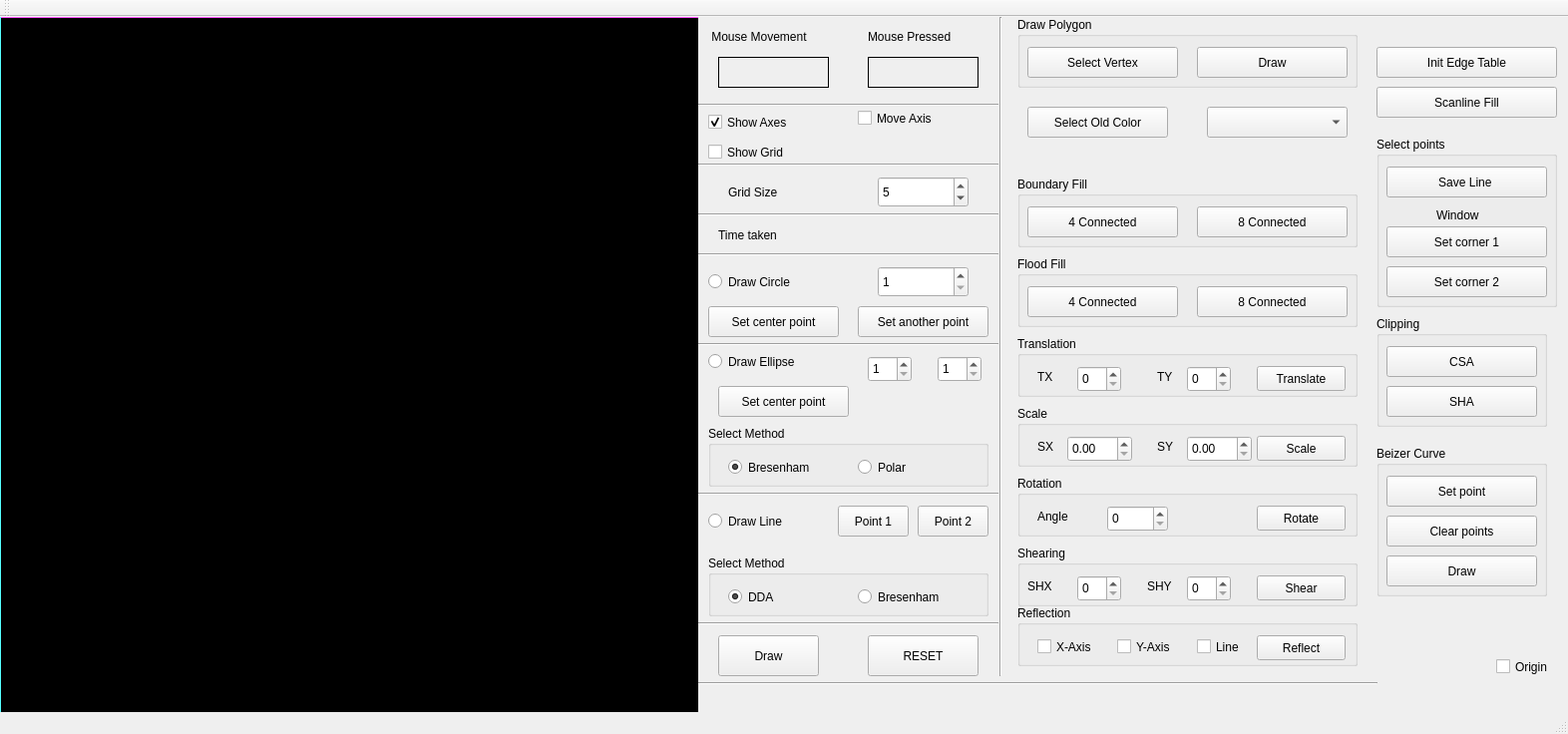
<?xml version="1.0" encoding="UTF-8"?>
<ui version="4.0">
 <class>MainWindow</class>
 <widget class="QMainWindow" name="MainWindow">
  <property name="geometry">
   <rect>
    <x>0</x>
    <y>0</y>
    <width>1572</width>
    <height>736</height>
   </rect>
  </property>
  <property name="windowTitle">
   <string>MainWindow</string>
  </property>
  <widget class="QWidget" name="centralWidget">
   <widget class="my_label" name="frame">
    <property name="geometry">
     <rect>
      <x>0</x>
      <y>0</y>
      <width>700</width>
      <height>700</height>
     </rect>
    </property>
    <property name="cursor">
     <cursorShape>CrossCursor</cursorShape>
    </property>
    <property name="mouseTracking">
     <bool>true</bool>
    </property>
    <property name="styleSheet">
     <string notr="true">background-color: rgb(0, 0, 0);</string>
    </property>
    <property name="frameShape">
     <enum>QFrame::Box</enum>
    </property>
    <property name="lineWidth">
     <number>1</number>
    </property>
    <property name="text">
     <string/>
    </property>
   </widget>
   <widget class="QLabel" name="mouse_movement">
    <property name="geometry">
     <rect>
      <x>720</x>
      <y>40</y>
      <width>111</width>
      <height>31</height>
     </rect>
    </property>
    <property name="frameShape">
     <enum>QFrame::Panel</enum>
    </property>
    <property name="text">
     <string/>
    </property>
   </widget>
   <widget class="QLabel" name="label_3">
    <property name="geometry">
     <rect>
      <x>710</x>
      <y>10</y>
      <width>131</width>
      <height>20</height>
     </rect>
    </property>
    <property name="text">
     <string> Mouse Movement</string>
    </property>
   </widget>
   <widget class="QLabel" name="mouse_pressed">
    <property name="geometry">
     <rect>
      <x>870</x>
      <y>40</y>
      <width>111</width>
      <height>31</height>
     </rect>
    </property>
    <property name="frameShape">
     <enum>QFrame::Panel</enum>
    </property>
    <property name="text">
     <string/>
    </property>
   </widget>
   <widget class="QLabel" name="label_5">
    <property name="geometry">
     <rect>
      <x>870</x>
      <y>10</y>
      <width>111</width>
      <height>20</height>
     </rect>
    </property>
    <property name="text">
     <string>Mouse Pressed</string>
    </property>
   </widget>
   <widget class="Line" name="x_axis">
    <property name="geometry">
     <rect>
      <x>0</x>
      <y>0</y>
      <width>700</width>
      <height>1</height>
     </rect>
    </property>
    <property name="styleSheet">
     <string notr="true">background-color: rgb(255, 85, 255);</string>
    </property>
    <property name="lineWidth">
     <number>0</number>
    </property>
    <property name="midLineWidth">
     <number>0</number>
    </property>
    <property name="orientation">
     <enum>Qt::Horizontal</enum>
    </property>
   </widget>
   <widget class="Line" name="y_axis">
    <property name="geometry">
     <rect>
      <x>0</x>
      <y>0</y>
      <width>1</width>
      <height>700</height>
     </rect>
    </property>
    <property name="styleSheet">
     <string notr="true">
background-color: rgb(85, 255, 255);</string>
    </property>
    <property name="lineWidth">
     <number>0</number>
    </property>
    <property name="orientation">
     <enum>Qt::Vertical</enum>
    </property>
   </widget>
   <widget class="QCheckBox" name="show_axes">
    <property name="geometry">
     <rect>
      <x>710</x>
      <y>90</y>
      <width>111</width>
      <height>31</height>
     </rect>
    </property>
    <property name="text">
     <string>Show Axes</string>
    </property>
    <property name="checked">
     <bool>true</bool>
    </property>
   </widget>
   <widget class="QPushButton" name="Draw">
    <property name="geometry">
     <rect>
      <x>720</x>
      <y>620</y>
      <width>101</width>
      <height>41</height>
     </rect>
    </property>
    <property name="text">
     <string>Draw</string>
    </property>
   </widget>
   <widget class="QSpinBox" name="circle_radius">
    <property name="geometry">
     <rect>
      <x>880</x>
      <y>250</y>
      <width>91</width>
      <height>31</height>
     </rect>
    </property>
    <property name="minimum">
     <number>1</number>
    </property>
    <property name="maximum">
     <number>500</number>
    </property>
    <property name="value">
     <number>1</number>
    </property>
   </widget>
   <widget class="QRadioButton" name="draw_circle">
    <property name="geometry">
     <rect>
      <x>710</x>
      <y>250</y>
      <width>121</width>
      <height>31</height>
     </rect>
    </property>
    <property name="text">
     <string>Draw Circle</string>
    </property>
   </widget>
   <widget class="QRadioButton" name="draw_line">
    <property name="geometry">
     <rect>
      <x>710</x>
      <y>490</y>
      <width>101</width>
      <height>31</height>
     </rect>
    </property>
    <property name="text">
     <string>Draw Line</string>
    </property>
   </widget>
   <widget class="QPushButton" name="set_point1">
    <property name="geometry">
     <rect>
      <x>840</x>
      <y>490</y>
      <width>71</width>
      <height>31</height>
     </rect>
    </property>
    <property name="text">
     <string>Point 1</string>
    </property>
   </widget>
   <widget class="QPushButton" name="set_point2">
    <property name="geometry">
     <rect>
      <x>920</x>
      <y>490</y>
      <width>71</width>
      <height>31</height>
     </rect>
    </property>
    <property name="text">
     <string>Point 2</string>
    </property>
   </widget>
   <widget class="QPushButton" name="pushButton">
    <property name="geometry">
     <rect>
      <x>870</x>
      <y>620</y>
      <width>111</width>
      <height>41</height>
     </rect>
    </property>
    <property name="text">
     <string>RESET</string>
    </property>
   </widget>
   <widget class="QSpinBox" name="grid_size">
    <property name="geometry">
     <rect>
      <x>880</x>
      <y>160</y>
      <width>91</width>
      <height>31</height>
     </rect>
    </property>
    <property name="minimum">
     <number>1</number>
    </property>
    <property name="maximum">
     <number>120</number>
    </property>
    <property name="value">
     <number>5</number>
    </property>
   </widget>
   <widget class="QCheckBox" name="show_grid">
    <property name="geometry">
     <rect>
      <x>710</x>
      <y>120</y>
      <width>121</width>
      <height>31</height>
     </rect>
    </property>
    <property name="text">
     <string>Show Grid</string>
    </property>
   </widget>
   <widget class="Line" name="line">
    <property name="geometry">
     <rect>
      <x>700</x>
      <y>600</y>
      <width>301</width>
      <height>16</height>
     </rect>
    </property>
    <property name="orientation">
     <enum>Qt::Horizontal</enum>
    </property>
   </widget>
   <widget class="Line" name="line_3">
    <property name="geometry">
     <rect>
      <x>700</x>
      <y>80</y>
      <width>301</width>
      <height>16</height>
     </rect>
    </property>
    <property name="orientation">
     <enum>Qt::Horizontal</enum>
    </property>
   </widget>
   <widget class="QLabel" name="label">
    <property name="geometry">
     <rect>
      <x>730</x>
      <y>160</y>
      <width>131</width>
      <height>31</height>
     </rect>
    </property>
    <property name="text">
     <string>Grid Size</string>
    </property>
   </widget>
   <widget class="Line" name="line_4">
    <property name="geometry">
     <rect>
      <x>700</x>
      <y>190</y>
      <width>301</width>
      <height>16</height>
     </rect>
    </property>
    <property name="orientation">
     <enum>Qt::Horizontal</enum>
    </property>
   </widget>
   <widget class="Line" name="line_6">
    <property name="geometry">
     <rect>
      <x>700</x>
      <y>660</y>
      <width>681</width>
      <height>16</height>
     </rect>
    </property>
    <property name="orientation">
     <enum>Qt::Horizontal</enum>
    </property>
   </widget>
   <widget class="QGroupBox" name="groupBox">
    <property name="geometry">
     <rect>
      <x>710</x>
      <y>540</y>
      <width>281</width>
      <height>61</height>
     </rect>
    </property>
    <property name="title">
     <string>Select Method</string>
    </property>
    <widget class="QRadioButton" name="ddaRadio">
     <property name="geometry">
      <rect>
       <x>20</x>
       <y>30</y>
       <width>81</width>
       <height>23</height>
      </rect>
     </property>
     <property name="text">
      <string>DDA</string>
     </property>
     <property name="checked">
      <bool>true</bool>
     </property>
    </widget>
    <widget class="QRadioButton" name="bresenhamRadio">
     <property name="geometry">
      <rect>
       <x>150</x>
       <y>30</y>
       <width>112</width>
       <height>23</height>
      </rect>
     </property>
     <property name="text">
      <string>Bresenham</string>
     </property>
    </widget>
   </widget>
   <widget class="QPushButton" name="set_mid_point_circle">
    <property name="geometry">
     <rect>
      <x>710</x>
      <y>290</y>
      <width>131</width>
      <height>31</height>
     </rect>
    </property>
    <property name="text">
     <string>Set center point</string>
    </property>
   </widget>
   <widget class="QGroupBox" name="groupBox_2">
    <property name="geometry">
     <rect>
      <x>710</x>
      <y>410</y>
      <width>281</width>
      <height>61</height>
     </rect>
    </property>
    <property name="title">
     <string>Select Method</string>
    </property>
    <widget class="QRadioButton" name="bresenhamRadioCircle">
     <property name="geometry">
      <rect>
       <x>20</x>
       <y>30</y>
       <width>111</width>
       <height>23</height>
      </rect>
     </property>
     <property name="text">
      <string>Bresenham</string>
     </property>
     <property name="checked">
      <bool>true</bool>
     </property>
    </widget>
    <widget class="QRadioButton" name="polarRadioCircle">
     <property name="geometry">
      <rect>
       <x>150</x>
       <y>30</y>
       <width>112</width>
       <height>23</height>
      </rect>
     </property>
     <property name="text">
      <string>Polar</string>
     </property>
    </widget>
   </widget>
   <widget class="Line" name="line_5">
    <property name="geometry">
     <rect>
      <x>700</x>
      <y>140</y>
      <width>301</width>
      <height>16</height>
     </rect>
    </property>
    <property name="orientation">
     <enum>Qt::Horizontal</enum>
    </property>
   </widget>
   <widget class="QCheckBox" name="move_axis_checkbox">
    <property name="geometry">
     <rect>
      <x>860</x>
      <y>90</y>
      <width>92</width>
      <height>23</height>
     </rect>
    </property>
    <property name="text">
     <string>Move Axis</string>
    </property>
   </widget>
   <widget class="Line" name="line_7">
    <property name="geometry">
     <rect>
      <x>700</x>
      <y>230</y>
      <width>301</width>
      <height>16</height>
     </rect>
    </property>
    <property name="orientation">
     <enum>Qt::Horizontal</enum>
    </property>
   </widget>
   <widget class="QLabel" name="label_2">
    <property name="geometry">
     <rect>
      <x>720</x>
      <y>210</y>
      <width>91</width>
      <height>17</height>
     </rect>
    </property>
    <property name="text">
     <string>Time taken</string>
    </property>
   </widget>
   <widget class="QLabel" name="time_taken">
    <property name="geometry">
     <rect>
      <x>840</x>
      <y>210</y>
      <width>141</width>
      <height>17</height>
     </rect>
    </property>
    <property name="text">
     <string/>
    </property>
   </widget>
   <widget class="QPushButton" name="set_another_point_circle">
    <property name="geometry">
     <rect>
      <x>860</x>
      <y>290</y>
      <width>131</width>
      <height>31</height>
     </rect>
    </property>
    <property name="text">
     <string>Set another point</string>
    </property>
   </widget>
   <widget class="Line" name="line_8">
    <property name="geometry">
     <rect>
      <x>700</x>
      <y>470</y>
      <width>301</width>
      <height>16</height>
     </rect>
    </property>
    <property name="orientation">
     <enum>Qt::Horizontal</enum>
    </property>
   </widget>
   <widget class="Line" name="line_9">
    <property name="geometry">
     <rect>
      <x>700</x>
      <y>320</y>
      <width>301</width>
      <height>16</height>
     </rect>
    </property>
    <property name="orientation">
     <enum>Qt::Horizontal</enum>
    </property>
   </widget>
   <widget class="QRadioButton" name="draw_ellipse">
    <property name="geometry">
     <rect>
      <x>710</x>
      <y>330</y>
      <width>121</width>
      <height>31</height>
     </rect>
    </property>
    <property name="text">
     <string>Draw Ellipse</string>
    </property>
   </widget>
   <widget class="QSpinBox" name="ellipseA">
    <property name="geometry">
     <rect>
      <x>870</x>
      <y>340</y>
      <width>44</width>
      <height>26</height>
     </rect>
    </property>
    <property name="minimum">
     <number>1</number>
    </property>
   </widget>
   <widget class="QSpinBox" name="ellipseB">
    <property name="geometry">
     <rect>
      <x>940</x>
      <y>340</y>
      <width>44</width>
      <height>26</height>
     </rect>
    </property>
    <property name="minimum">
     <number>1</number>
    </property>
   </widget>
   <widget class="QPushButton" name="set_center_point_ellipse">
    <property name="geometry">
     <rect>
      <x>720</x>
      <y>370</y>
      <width>131</width>
      <height>31</height>
     </rect>
    </property>
    <property name="text">
     <string>Set center point</string>
    </property>
   </widget>
   <widget class="Line" name="line_2">
    <property name="geometry">
     <rect>
      <x>993</x>
      <y>0</y>
      <width>20</width>
      <height>661</height>
     </rect>
    </property>
    <property name="orientation">
     <enum>Qt::Vertical</enum>
    </property>
   </widget>
   <widget class="QGroupBox" name="groupBox_3">
    <property name="geometry">
     <rect>
      <x>1020</x>
      <y>160</y>
      <width>341</width>
      <height>71</height>
     </rect>
    </property>
    <property name="title">
     <string>Boundary Fill</string>
    </property>
    <widget class="QPushButton" name="boundary_fill_btn">
     <property name="geometry">
      <rect>
       <x>10</x>
       <y>30</y>
       <width>151</width>
       <height>31</height>
      </rect>
     </property>
     <property name="text">
      <string>4 Connected</string>
     </property>
    </widget>
    <widget class="QPushButton" name="boundary_fill_8_connected_btn">
     <property name="geometry">
      <rect>
       <x>180</x>
       <y>30</y>
       <width>151</width>
       <height>31</height>
      </rect>
     </property>
     <property name="text">
      <string>8 Connected</string>
     </property>
    </widget>
   </widget>
   <widget class="QGroupBox" name="groupBox_4">
    <property name="geometry">
     <rect>
      <x>1020</x>
      <y>240</y>
      <width>341</width>
      <height>71</height>
     </rect>
    </property>
    <property name="title">
     <string>Flood Fill</string>
    </property>
    <widget class="QPushButton" name="flood_fill_btn">
     <property name="geometry">
      <rect>
       <x>10</x>
       <y>30</y>
       <width>151</width>
       <height>31</height>
      </rect>
     </property>
     <property name="text">
      <string>4 Connected</string>
     </property>
    </widget>
    <widget class="QPushButton" name="flood_fill_btn_8_connected">
     <property name="geometry">
      <rect>
       <x>180</x>
       <y>30</y>
       <width>151</width>
       <height>31</height>
      </rect>
     </property>
     <property name="text">
      <string>8 Connected</string>
     </property>
    </widget>
   </widget>
   <widget class="QGroupBox" name="groupBox_5">
    <property name="geometry">
     <rect>
      <x>1020</x>
      <y>0</y>
      <width>341</width>
      <height>71</height>
     </rect>
    </property>
    <property name="title">
     <string>Draw Polygon</string>
    </property>
    <widget class="QPushButton" name="toggle_set_vertex_scanline">
     <property name="geometry">
      <rect>
       <x>10</x>
       <y>30</y>
       <width>151</width>
       <height>31</height>
      </rect>
     </property>
     <property name="text">
      <string>Select Vertex</string>
     </property>
    </widget>
    <widget class="QPushButton" name="draw_polygon">
     <property name="geometry">
      <rect>
       <x>180</x>
       <y>30</y>
       <width>151</width>
       <height>31</height>
      </rect>
     </property>
     <property name="text">
      <string>Draw</string>
     </property>
    </widget>
   </widget>
   <widget class="QPushButton" name="select_old_color">
    <property name="geometry">
     <rect>
      <x>1030</x>
      <y>90</y>
      <width>141</width>
      <height>31</height>
     </rect>
    </property>
    <property name="text">
     <string>Select Old Color</string>
    </property>
   </widget>
   <widget class="QWidget" name="old_color" native="true">
    <property name="geometry">
     <rect>
      <x>1030</x>
      <y>130</y>
      <width>141</width>
      <height>31</height>
     </rect>
    </property>
    <property name="autoFillBackground">
     <bool>true</bool>
    </property>
   </widget>
   <widget class="QWidget" name="fill_color" native="true">
    <property name="geometry">
     <rect>
      <x>1210</x>
      <y>130</y>
      <width>141</width>
      <height>31</height>
     </rect>
    </property>
    <property name="autoFillBackground">
     <bool>true</bool>
    </property>
   </widget>
   <widget class="QComboBox" name="fill_color_combo">
    <property name="geometry">
     <rect>
      <x>1210</x>
      <y>90</y>
      <width>141</width>
      <height>31</height>
     </rect>
    </property>
   </widget>
   <widget class="QGroupBox" name="groupBox_6">
    <property name="geometry">
     <rect>
      <x>1020</x>
      <y>320</y>
      <width>341</width>
      <height>61</height>
     </rect>
    </property>
    <property name="title">
     <string>Translation</string>
    </property>
    <widget class="QSpinBox" name="translation_x">
     <property name="geometry">
      <rect>
       <x>60</x>
       <y>30</y>
       <width>44</width>
       <height>26</height>
      </rect>
     </property>
    </widget>
    <widget class="QSpinBox" name="translation_y">
     <property name="geometry">
      <rect>
       <x>170</x>
       <y>30</y>
       <width>44</width>
       <height>26</height>
      </rect>
     </property>
    </widget>
    <widget class="QPushButton" name="translate_btn">
     <property name="geometry">
      <rect>
       <x>240</x>
       <y>30</y>
       <width>89</width>
       <height>25</height>
      </rect>
     </property>
     <property name="text">
      <string>Translate</string>
     </property>
    </widget>
    <widget class="QLabel" name="label_4">
     <property name="geometry">
      <rect>
       <x>20</x>
       <y>30</y>
       <width>21</width>
       <height>21</height>
      </rect>
     </property>
     <property name="text">
      <string>TX</string>
     </property>
    </widget>
    <widget class="QLabel" name="label_6">
     <property name="geometry">
      <rect>
       <x>140</x>
       <y>30</y>
       <width>21</width>
       <height>21</height>
      </rect>
     </property>
     <property name="minimumSize">
      <size>
       <width>0</width>
       <height>15</height>
      </size>
     </property>
     <property name="text">
      <string>TY</string>
     </property>
    </widget>
   </widget>
   <widget class="QGroupBox" name="groupBox_7">
    <property name="geometry">
     <rect>
      <x>1020</x>
      <y>390</y>
      <width>341</width>
      <height>61</height>
     </rect>
    </property>
    <property name="title">
     <string>Scale</string>
    </property>
    <widget class="QPushButton" name="scale_btn">
     <property name="geometry">
      <rect>
       <x>240</x>
       <y>30</y>
       <width>89</width>
       <height>25</height>
      </rect>
     </property>
     <property name="text">
      <string>Scale</string>
     </property>
    </widget>
    <widget class="QLabel" name="label_7">
     <property name="geometry">
      <rect>
       <x>20</x>
       <y>30</y>
       <width>21</width>
       <height>21</height>
      </rect>
     </property>
     <property name="text">
      <string>SX</string>
     </property>
    </widget>
    <widget class="QLabel" name="label_8">
     <property name="geometry">
      <rect>
       <x>140</x>
       <y>30</y>
       <width>21</width>
       <height>21</height>
      </rect>
     </property>
     <property name="minimumSize">
      <size>
       <width>0</width>
       <height>15</height>
      </size>
     </property>
     <property name="text">
      <string>SY</string>
     </property>
    </widget>
    <widget class="QDoubleSpinBox" name="scale_x">
     <property name="geometry">
      <rect>
       <x>50</x>
       <y>30</y>
       <width>65</width>
       <height>26</height>
      </rect>
     </property>
    </widget>
    <widget class="QDoubleSpinBox" name="scale_y">
     <property name="geometry">
      <rect>
       <x>170</x>
       <y>30</y>
       <width>65</width>
       <height>26</height>
      </rect>
     </property>
    </widget>
   </widget>
   <widget class="QGroupBox" name="groupBox_8">
    <property name="geometry">
     <rect>
      <x>1020</x>
      <y>460</y>
      <width>341</width>
      <height>61</height>
     </rect>
    </property>
    <property name="title">
     <string>Rotation</string>
    </property>
    <widget class="QSpinBox" name="rotation_angle">
     <property name="geometry">
      <rect>
       <x>90</x>
       <y>30</y>
       <width>61</width>
       <height>26</height>
      </rect>
     </property>
    </widget>
    <widget class="QPushButton" name="rotate_btn">
     <property name="geometry">
      <rect>
       <x>240</x>
       <y>30</y>
       <width>89</width>
       <height>25</height>
      </rect>
     </property>
     <property name="text">
      <string>Rotate</string>
     </property>
    </widget>
    <widget class="QLabel" name="label_9">
     <property name="geometry">
      <rect>
       <x>20</x>
       <y>30</y>
       <width>51</width>
       <height>21</height>
      </rect>
     </property>
     <property name="text">
      <string>Angle</string>
     </property>
    </widget>
   </widget>
   <widget class="QGroupBox" name="groupBox_9">
    <property name="geometry">
     <rect>
      <x>1020</x>
      <y>530</y>
      <width>341</width>
      <height>61</height>
     </rect>
    </property>
    <property name="title">
     <string>Shearing</string>
    </property>
    <widget class="QSpinBox" name="shx">
     <property name="geometry">
      <rect>
       <x>60</x>
       <y>30</y>
       <width>44</width>
       <height>26</height>
      </rect>
     </property>
    </widget>
    <widget class="QSpinBox" name="shy">
     <property name="geometry">
      <rect>
       <x>170</x>
       <y>30</y>
       <width>44</width>
       <height>26</height>
      </rect>
     </property>
    </widget>
    <widget class="QPushButton" name="shear_btn">
     <property name="geometry">
      <rect>
       <x>240</x>
       <y>30</y>
       <width>89</width>
       <height>25</height>
      </rect>
     </property>
     <property name="text">
      <string>Shear</string>
     </property>
    </widget>
    <widget class="QLabel" name="label_10">
     <property name="geometry">
      <rect>
       <x>10</x>
       <y>30</y>
       <width>31</width>
       <height>21</height>
      </rect>
     </property>
     <property name="text">
      <string>SHX</string>
     </property>
    </widget>
    <widget class="QLabel" name="label_11">
     <property name="geometry">
      <rect>
       <x>130</x>
       <y>30</y>
       <width>31</width>
       <height>21</height>
      </rect>
     </property>
     <property name="minimumSize">
      <size>
       <width>0</width>
       <height>15</height>
      </size>
     </property>
     <property name="text">
      <string>SHY</string>
     </property>
    </widget>
   </widget>
   <widget class="QGroupBox" name="groupBox_10">
    <property name="geometry">
     <rect>
      <x>1020</x>
      <y>590</y>
      <width>341</width>
      <height>61</height>
     </rect>
    </property>
    <property name="title">
     <string>Reflection</string>
    </property>
    <widget class="QPushButton" name="reflect_btn">
     <property name="geometry">
      <rect>
       <x>240</x>
       <y>30</y>
       <width>89</width>
       <height>25</height>
      </rect>
     </property>
     <property name="text">
      <string>Reflect</string>
     </property>
    </widget>
    <widget class="QCheckBox" name="reflect_x_axis">
     <property name="geometry">
      <rect>
       <x>20</x>
       <y>30</y>
       <width>61</width>
       <height>23</height>
      </rect>
     </property>
     <property name="text">
      <string>X-Axis</string>
     </property>
    </widget>
    <widget class="QCheckBox" name="reflect_y_axis">
     <property name="geometry">
      <rect>
       <x>100</x>
       <y>30</y>
       <width>61</width>
       <height>23</height>
      </rect>
     </property>
     <property name="text">
      <string>Y-Axis</string>
     </property>
    </widget>
    <widget class="QCheckBox" name="reflect_line">
     <property name="geometry">
      <rect>
       <x>180</x>
       <y>30</y>
       <width>61</width>
       <height>23</height>
      </rect>
     </property>
     <property name="text">
      <string>Line</string>
     </property>
    </widget>
   </widget>
   <widget class="QPushButton" name="scanline_algo">
    <property name="geometry">
     <rect>
      <x>1380</x>
      <y>70</y>
      <width>181</width>
      <height>31</height>
     </rect>
    </property>
    <property name="text">
     <string>Scanline Fill</string>
    </property>
   </widget>
   <widget class="QPushButton" name="scanline_algo_2">
    <property name="geometry">
     <rect>
      <x>1380</x>
      <y>30</y>
      <width>181</width>
      <height>31</height>
     </rect>
    </property>
    <property name="text">
     <string>Init Edge Table</string>
    </property>
   </widget>
   <widget class="QCheckBox" name="reflect_origin">
    <property name="geometry">
     <rect>
      <x>1500</x>
      <y>640</y>
      <width>71</width>
      <height>23</height>
     </rect>
    </property>
    <property name="text">
     <string>Origin</string>
    </property>
   </widget>
   <widget class="QGroupBox" name="groupBox_11">
    <property name="geometry">
     <rect>
      <x>1380</x>
      <y>120</y>
      <width>181</width>
      <height>171</height>
     </rect>
    </property>
    <property name="title">
     <string>Select points</string>
    </property>
    <widget class="QPushButton" name="saveline">
     <property name="geometry">
      <rect>
       <x>10</x>
       <y>30</y>
       <width>161</width>
       <height>31</height>
      </rect>
     </property>
     <property name="text">
      <string>Save Line </string>
     </property>
    </widget>
    <widget class="QLabel" name="label_13">
     <property name="geometry">
      <rect>
       <x>60</x>
       <y>70</y>
       <width>67</width>
       <height>17</height>
      </rect>
     </property>
     <property name="text">
      <string>Window</string>
     </property>
    </widget>
    <widget class="QPushButton" name="set_corner_1">
     <property name="geometry">
      <rect>
       <x>10</x>
       <y>90</y>
       <width>161</width>
       <height>31</height>
      </rect>
     </property>
     <property name="text">
      <string>Set corner 1</string>
     </property>
    </widget>
    <widget class="QPushButton" name="set_corner_2">
     <property name="geometry">
      <rect>
       <x>10</x>
       <y>130</y>
       <width>161</width>
       <height>31</height>
      </rect>
     </property>
     <property name="text">
      <string>Set corner 2</string>
     </property>
    </widget>
   </widget>
   <widget class="QGroupBox" name="groupBox_12">
    <property name="geometry">
     <rect>
      <x>1380</x>
      <y>300</y>
      <width>171</width>
      <height>111</height>
     </rect>
    </property>
    <property name="title">
     <string>Clipping</string>
    </property>
    <widget class="QPushButton" name="csa">
     <property name="geometry">
      <rect>
       <x>10</x>
       <y>30</y>
       <width>151</width>
       <height>31</height>
      </rect>
     </property>
     <property name="text">
      <string>CSA</string>
     </property>
    </widget>
    <widget class="QPushButton" name="sha">
     <property name="geometry">
      <rect>
       <x>10</x>
       <y>70</y>
       <width>151</width>
       <height>31</height>
      </rect>
     </property>
     <property name="text">
      <string>SHA</string>
     </property>
    </widget>
   </widget>
   <widget class="QGroupBox" name="groupBox_13">
    <property name="geometry">
     <rect>
      <x>1380</x>
      <y>430</y>
      <width>171</width>
      <height>151</height>
     </rect>
    </property>
    <property name="title">
     <string>Beizer Curve</string>
    </property>
    <widget class="QPushButton" name="setbezpoint">
     <property name="geometry">
      <rect>
       <x>10</x>
       <y>30</y>
       <width>151</width>
       <height>31</height>
      </rect>
     </property>
     <property name="text">
      <string>Set point</string>
     </property>
    </widget>
    <widget class="QPushButton" name="clearbezpoint">
     <property name="geometry">
      <rect>
       <x>10</x>
       <y>70</y>
       <width>151</width>
       <height>31</height>
      </rect>
     </property>
     <property name="text">
      <string>Clear points</string>
     </property>
    </widget>
    <widget class="QPushButton" name="drawBezierCurve">
     <property name="geometry">
      <rect>
       <x>10</x>
       <y>110</y>
       <width>151</width>
       <height>31</height>
      </rect>
     </property>
     <property name="text">
      <string>Draw</string>
     </property>
    </widget>
   </widget>
  </widget>
  <widget class="QMenuBar" name="menuBar">
   <property name="geometry">
    <rect>
     <x>0</x>
     <y>0</y>
     <width>1572</width>
     <height>22</height>
    </rect>
   </property>
  </widget>
  <widget class="QToolBar" name="mainToolBar">
   <attribute name="toolBarArea">
    <enum>TopToolBarArea</enum>
   </attribute>
   <attribute name="toolBarBreak">
    <bool>false</bool>
   </attribute>
  </widget>
  <widget class="QStatusBar" name="statusBar"/>
 </widget>
 <layoutdefault spacing="6" margin="11"/>
 <customwidgets>
  <customwidget>
   <class>my_label</class>
   <extends>QLabel</extends>
   <header location="global">my_label.h</header>
  </customwidget>
 </customwidgets>
 <resources/>
 <connections/>
</ui>
